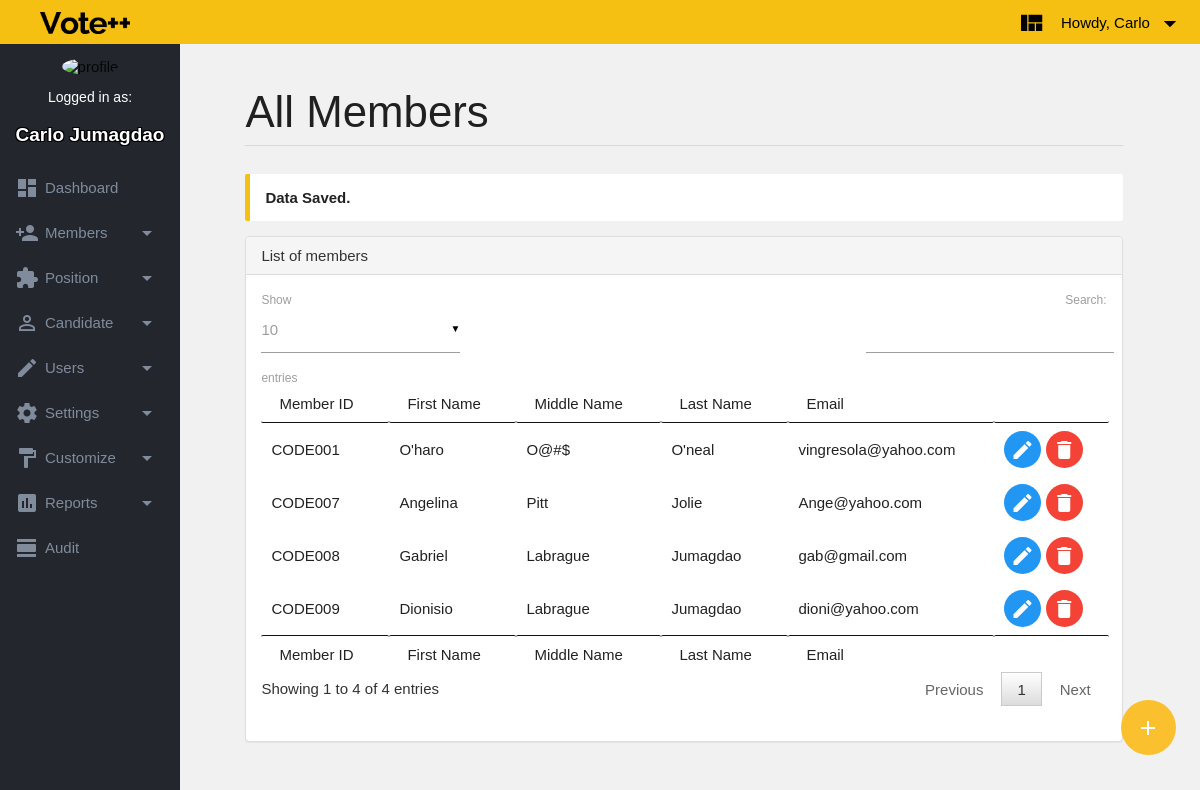
Before: /pages/member.php?mes=2 (signed in) with the older database file.
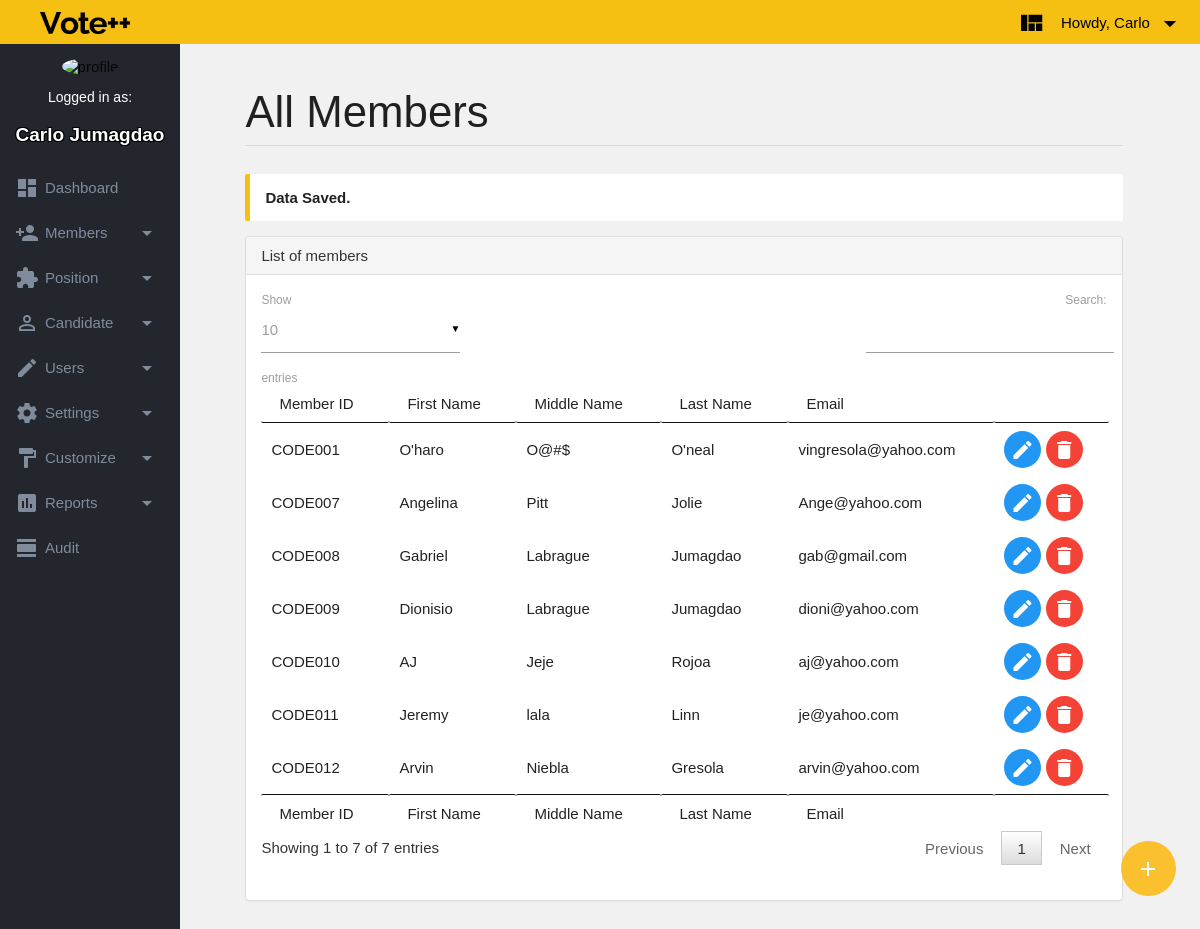
After: the same page with the newer database file.
### tables this page shows
CREATE TABLE `tblMember` (
  `strMemberId` varchar(45) NOT NULL,
  `strMemFname` varchar(45) NOT NULL,
  `strMemMname` varchar(45) DEFAULT NULL,
  `strMemLname` varchar(45) NOT NULL,
  `strMemEmail` varchar(45) NOT NULL,
  `intMemSecId` int(11) NOT NULL DEFAULT '0',
  `strMemSecAnswer` varchar(80) DEFAULT NULL,
  `strMemPasscode` char(8) DEFAULT NULL,
  `datMemVoted` date DEFAULT NULL,
  `blDelete` tinyint(1) NOT NULL DEFAULT '0',
  PRIMARY KEY (`strMemberId`),
  UNIQUE KEY `strMemPasscode_UNIQUE` (`strMemPasscode`),
  KEY `fkMemSec_idx` (`intMemSecId`)
);

### pages/member.tmpl.php (the view, shortened to what the changed rows need)
<html>
<head>
<link href="../assets/css/prism.css" type="text/css" rel="stylesheet" media="screen,projection"
<link href="../assets/css/cdn-datatable/jquery.dataTables.min.css" type="text/css" rel="stylesheet" media="screen,projection">
<link href="../assets/plugins/jquery.dataTables.min.css" type="text/css" rel="stylesheet" media="screen,projection">
<link href="../assets/css/chartist.min.css" type="text/css" rel="stylesheet" media="screen,projection">
</head>
<body>
    <div id="content">
        <div class="container">
            <div class="row">
                <div class="col s12">
                    <div class="panel panel-default">
                        <div class="panel-body">
                            <div class="row">
                                <div class="col s12">
                                    <table id="data-table-simple" class="member-table" cellspacing="0" role="grid" aria-describedby="data-table-simple_info">
                                        <thead>
                                            <tr>
                                                <td>Member ID</td>
                                                <td>First Name</td>
                                                <td>Middle Name</td>
                                                <td>Last Name</td>
                                                <td>Email</td>
                                                <td></td>
                                            </tr>
                                        </thead>
                                        <tfoot>
                                        </tfoot>
                                        <tbody>
                                            <?php
                                                foreach ($qrMemberRows as $strMemberRow) {
                                                    echo "<tr>";
                                                    $strMemID = $strMemberRow['strMemberId'];
                                                    $strMemFname = $strMemberRow['strMemFname'];
                                                    $strMemMname =$strMemberRow['strMemMname'];
                                                    $strMemLname =$strMemberRow['strMemLname'];
                                                    $strMemEmail =$strMemberRow['strMemEmail'];
                                                    echo "<td class = 'code'>$strMemID</td>";
                                                    echo "<td>$strMemFname</td>";
                                                    echo "<td>$strMemMname</td>";
                                                    echo "<td>$strMemLname</td>";
                                                    echo "<td>$strMemEmail</td>";
                                                    ?>
                                                    <td>
                                                    <button type="button" class="btn-floating tooltipped btn-small waves-effect waves-light blue view" onclick="rowFunction()" data-position="top" data-tooltip="Edit"><i class="small mdi-content-create" id="view"></i></button>
                                                    <a href="#modal1" class="btn-floating tooltipped btn-small waves-effect waves-light red btn modal-trigger del-rec" data-position="right" data-tooltip="Delete"><i class="small mdi-action-delete" ></i></a>
                                                </td>
                                                <?php
                                                    echo "</tr>";
                                                }
                                            ?>
                                        </tbody>
                                    </table>
                                </div>
                            </div>
                        </div>
                    </div>
                </div>
            </div>
        </div>
    </div>
</body>
</html>

Changed rows visible on the page:
added tblmember: strMemberId "CODE010", strMemFname "AJ", strMemMname "Jeje", strMemLname "Rojoa", strMemEmail "aj@yahoo.com"
added tblmember: strMemberId "CODE011", strMemFname "Jeremy", strMemMname "lala", strMemLname "Linn", strMemEmail "je@yahoo.com"
added tblmember: strMemberId "CODE012", strMemFname "Arvin", strMemMname "Niebla", strMemLname "Gresola", strMemEmail "arvin@yahoo.com"
Other visible differences:
text written by a page script: "Show ▼ entries Search: Showing 1 to 4 of 4 entries Previous 1 Next" → "Show ▼ entries Search: Showing 1 to 7 of 7 entries Previous 1 Next"
